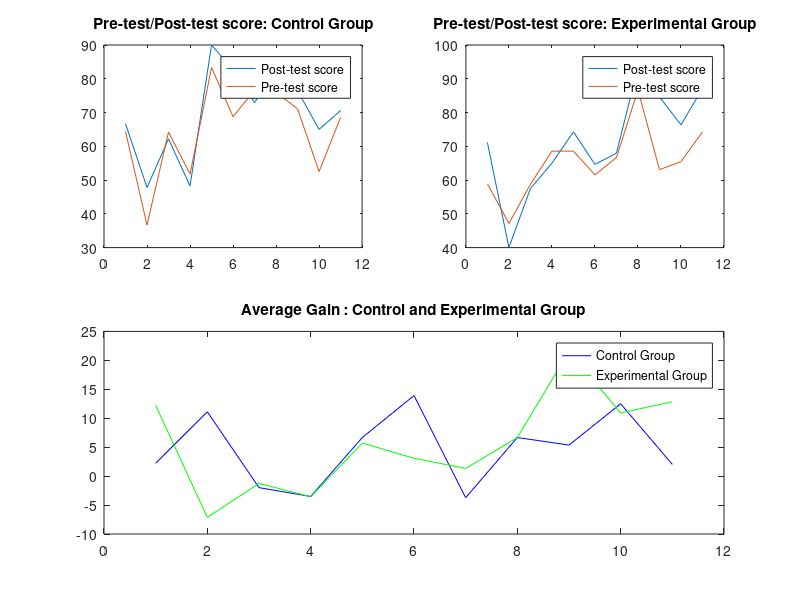
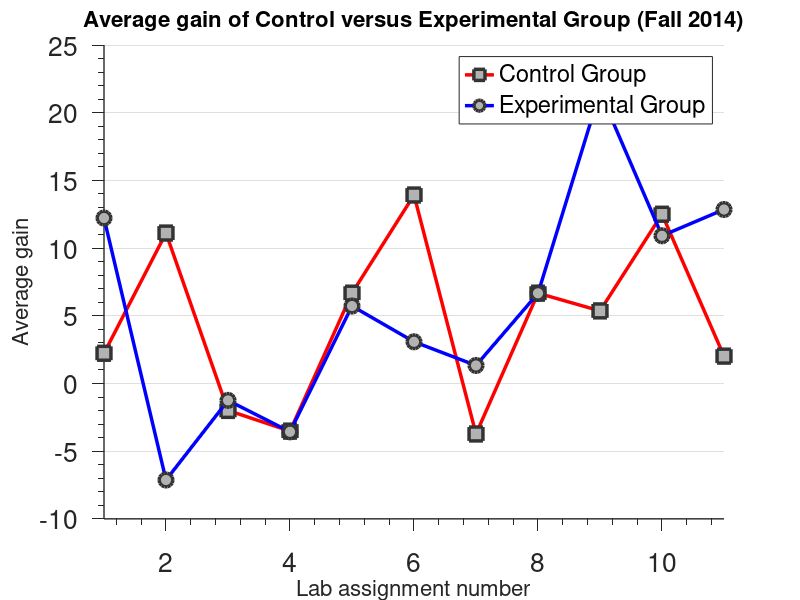

These figures' MATLAB source, in order:

x = 1:1:11;
y_control_pre  = [64.44 36.67 64.21 51.76 83.33 68.75 76.67 76 71.11 52.5 68.57];
y_control_post = [66.67 47.78 62.22 48.24 90.00 82.67 72.94 82.67 76.47 65 70.59];
y_expt_pre     = [58.89 47.14 58.75 68.57 68.57 61.54 66.67 86.67 63.08 65.45 74.29];
y_expt_post    = [71.11 40.01 57.50 65.00 74.29 64.62 68 93.33 84.62 76.36 87.14];
y_control_gain = [2.23 11.11 -1.99 -3.52 6.67 13.92 -3.73 6.67 5.36 12.5 2.02];
y_expt_gain    = [12.22 -7.13 -1.25 -3.57 5.72 3.08 1.33 6.66 21.54 10.91 12.85];

figure;
subplot(2,2,1);
plot(x,y_control_post,x,y_control_pre);
title('Pre-test/Post-test score: Control Group')
legend('Post-test score', 'Pre-test score');

subplot(2,2,2);
plot(x,y_expt_post,x,y_expt_pre);
title('Pre-test/Post-test score: Experimental Group');
legend('Post-test score', 'Pre-test score');

subplot(2,2,[3,4]);
plot(x,y_control_gain,'b',x,y_expt_gain,'g');
title('Average Gain : Control and Experimental Group');
legend('Control Group', 'Experimental Group');

%%

figure('Units', 'pixels', ...
    'Position', [100 100 800 600]);
hold on;
h = plot(x,y_control_gain,'rs', x,y_expt_gain,'bo');

set(h                           , ...
  'LineStyle'       , '-'      , ...
  'LineWidth'       , 2.5           , ...
  'MarkerSize'      , 10           , ...
  'MarkerEdgeColor' , [.2 .2 .2]  , ...
  'MarkerFaceColor' , [.7 .7 .7]  );


legend('Control Group', 'Experimental Group');
hTitle =title('Average gain of Control versus Experimental Group (Fall 2014)');
hXLabel = xlabel('Lab assignment number');
hYLabel = ylabel('Average gain');

set( gca                       , ...
    'FontName'   , 'Helvetica', 'FontSize'   , 19 );


set([hTitle,hXLabel, hYLabel]  , ...
    'FontSize'   , 16          );

set(gca, ...
  'xlim'        , [1,11]  , ...
  'Box'         , 'off'     , ...
  'TickDir'     , 'out'     , ...
  'TickLength'  , [.02 .02] , ...
  'XMinorTick'  , 'on'      , ...
  'YMinorTick'  , 'on'      , ...
  'YGrid'       , 'on'      , ...
  'LineWidth'   , 1         );


